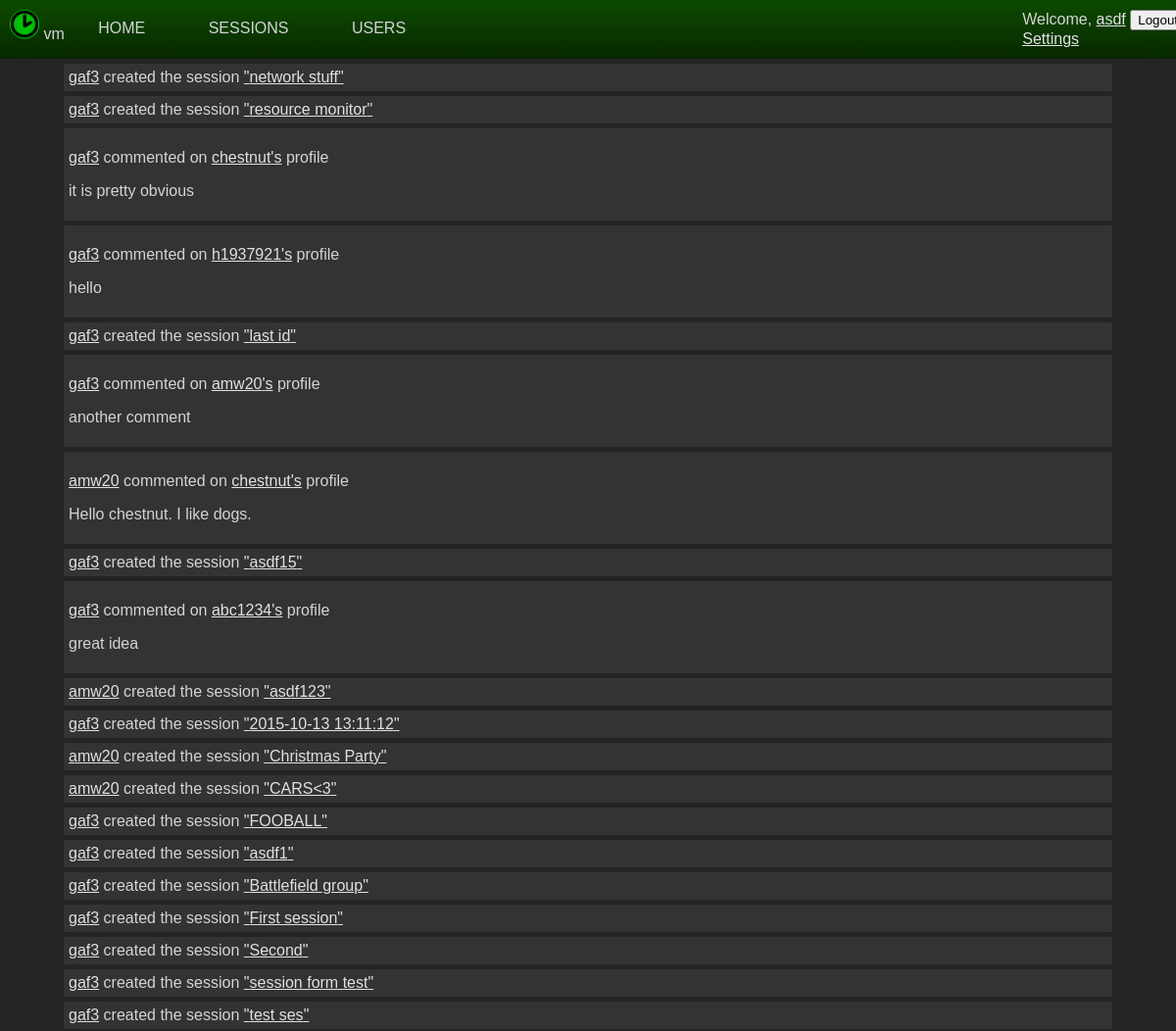
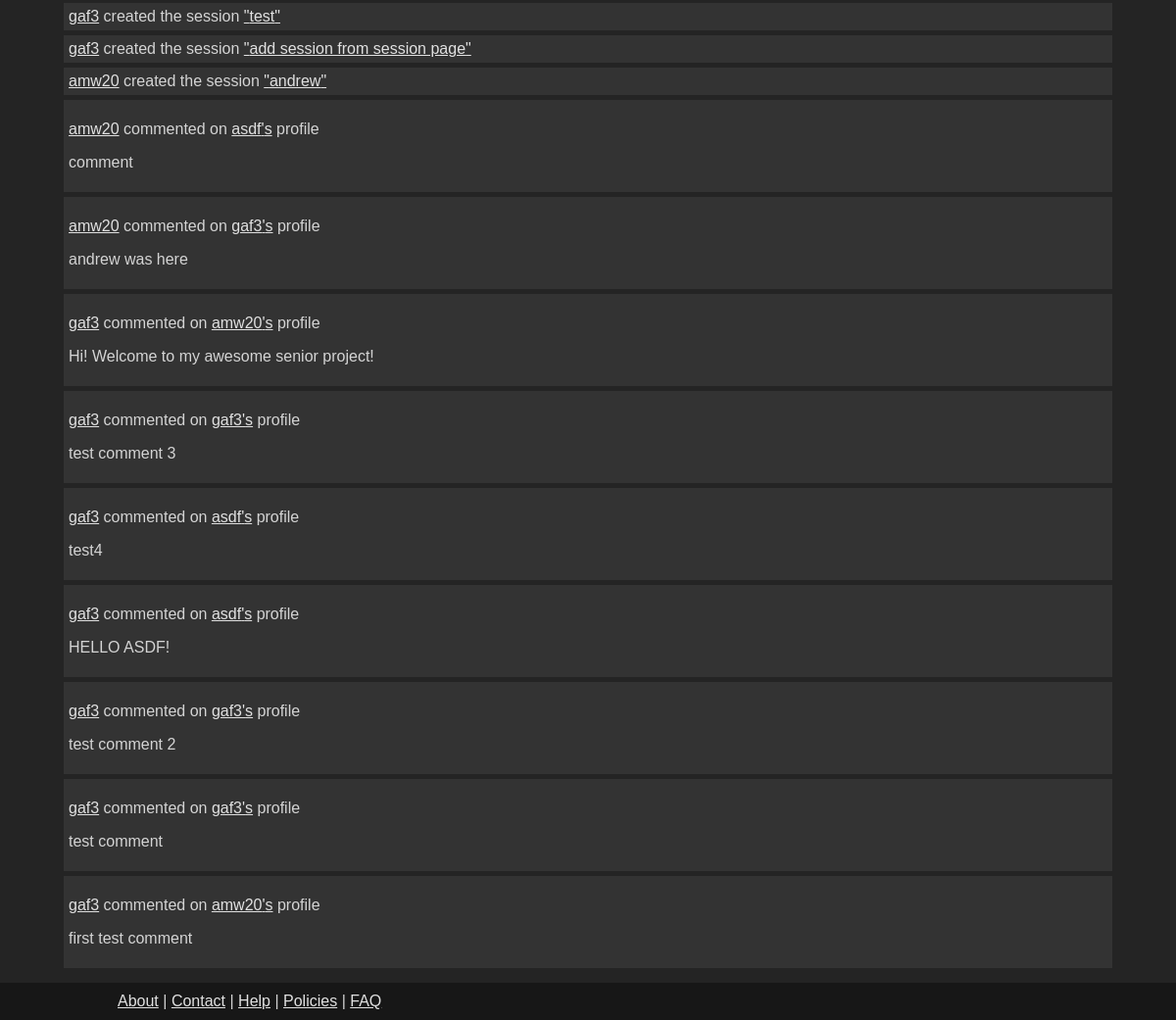
The page /chronosynk/index.php (signed in) on the database its author committed (2 pictures, top to bottom).
### tables this page shows
CREATE TABLE IF NOT EXISTS `session` (
  `sessionID` int(11) NOT NULL AUTO_INCREMENT,
  `title` varchar(50) NOT NULL,
  `description` varchar(1000) DEFAULT NULL,
  `password` text NOT NULL,
  `start` datetime NOT NULL,
  `end` datetime NOT NULL,
  `visibility` int(11) NOT NULL DEFAULT '0',
  `leader` int(11) NOT NULL,
  `cap` int(11) NOT NULL DEFAULT '0',
  `timestamp` datetime NOT NULL DEFAULT CURRENT_TIMESTAMP,
  `updated` datetime NOT NULL DEFAULT CURRENT_TIMESTAMP ON UPDATE CURRENT_TIMESTAMP,
  PRIMARY KEY (`sessionID`),
  KEY `start` (`start`,`end`),
  KEY `visibility` (`visibility`)
);

CREATE TABLE IF NOT EXISTS `user` (
  `userID` int(11) NOT NULL AUTO_INCREMENT,
  `username` varchar(20) NOT NULL,
  `email` varchar(50) NOT NULL,
  `password` text NOT NULL,
  `timestamp` timestamp NOT NULL DEFAULT CURRENT_TIMESTAMP,
  `bio` varchar(1000) NOT NULL DEFAULT 'This is my bio!',
  `privacy` int(11) NOT NULL DEFAULT '0',
  `recovery` text,
  `permission` int(11) NOT NULL DEFAULT '0' COMMENT '0 = default, 10 = mod, 20 = admin',
  `emailVerify` text,
  PRIMARY KEY (`userID`)
);

CREATE TABLE IF NOT EXISTS `comment` (
  `parentID` int(11) NOT NULL,
  `timestamp` datetime NOT NULL DEFAULT CURRENT_TIMESTAMP,
  `text` varchar(1000) NOT NULL,
  `reply` int(11) DEFAULT NULL,
  `commentID` int(11) NOT NULL AUTO_INCREMENT,
  `type` text NOT NULL,
  `userID` int(11) DEFAULT NULL,
  PRIMARY KEY (`commentID`),
  KEY `parentID` (`parentID`),
  KEY `reply` (`reply`),
  KEY `parentID_2` (`parentID`),
  KEY `userID` (`userID`)
);

### chronosynk/index.php (the view, shortened to what this page needs)
<!DOCTYPE html PUBLIC "-//W3C//DTD XHTML 1.0 Transitional//EN" "http://www.w3.org/TR/xhtml1/DTD/xhtml1-transitional.dtd">
<html xmlns="http://www.w3.org/1999/xhtml">
<head>
</head>
<body>
	<?php
		include('/includes/header.php');
		if(isset($_SESSION['username']))
		{
			$results = false;
			$dbConnection = new mysqli("localhost", "chronoRead", "password", "chronosynk");
			$stmt = $dbConnection->prepare('
				select commentID, text, u1.username as poster, u2.username as target, u1.userid as posterID, u2.userid as targetID, comment.timestamp, "comment"
				from comment
				join user as u1
				on comment.userid = u1.userid
				join user as u2
				on comment.parentid = u2.userid
				where comment.userid in
					(select user.userid
					from user
					where user.userid in
						(select toid
				    	from friend
				    	where (fromid = ?) and status = 1)
					or user.userid in
						(select fromid
				    	from friend
				    	where toid = ? and status = 1))
				order by comment.timestamp desc');
			$stmt->bind_param('ii', $_SESSION['userID'], $_SESSION['userID']);
			$executed = $stmt->execute();
			$result = $stmt->get_result();
			$i = 0;
			while ($row = $result->fetch_assoc())
			{
				$results[$i] = $row;
				$i++;
			}
			$stmt = $dbConnection->prepare('
				select session.timestamp, title, username, "session", userid, sessionid
				from session
				join user
				on user.userid = session.leader
			    where user.userid in
			    	(select user.userid
					from user
					where user.userid in
						(select toid
			    		from friend
			    		where (fromid = ?) and status = 1)
					or user.userid in
						(select fromid
			    		from friend
			    		where toid = ? and status = 1))
				order by session.timestamp;');
			$stmt->bind_param('ii', $_SESSION['userID'], $_SESSION['userID']);
			$stmt->execute();
			$result = $stmt->get_result();
			while ($row = $result->fetch_assoc())
			{
				$results[$i] = $row;
				$i++;
			}
			$sorted = false;
			while (!$sorted)
			{
				$sorted = true;
				for ($i = 0; $i < count($results) - 1; $i++)
				{
					if ($results[$i]['timestamp'] < $results[$i + 1]['timestamp'])
					{
						$temp = $results[$i];
						$results[$i] = $results[$i + 1];
						$results[$i + 1] = $temp;
						$sorted = false;
					}
				}
			}
			for ($i = 0; $i < count($results) && $results; $i++)
			{
				echo '<div class="activity">';
				$row = $results[$i];
				if (!empty($row['comment']))
				{
					echo '<p><a href="/chronosynk/user/?user='.$row['posterID'].'">'.$row['poster'].'</a> commented on <a href="/chronosynk/user/?user='.$row['targetID'].'">'.$row['target'].'\'s</a> profile</p>
						<p>'.htmlspecialchars($row['text']).'</p>';
				}
				else if (!empty($row['session']))
				{
					echo '<a href="/chronosynk/user/?user='.$row['userid'].'">'.$row['username'].
						'</a> created the session <a href="/chronosynk/sessions/view/?session='.$row['sessionid'].'">"'.$row['title'].'"</a>';
				}
				echo '</div>';
			}
		}
		include('/includes/footer.php');
	?>
</body>
</html>

### chronosynk/styles.css (style rules this page uses)
html, body { background-color: #242424; color: #D4D4D4; }
a:visited, a:link { color: #E1E1E1; }
html, body { padding: 0px; margin: 0px; font-family: Arial, Helvetica, sans-serif; }
.activity { background-color: #333333; padding: 5px; margin: 5px; }

### rows shown on the page
session: user.username "gaf3", title "network stuff"
session: user.username "gaf3", title "resource monitor"
comment: userID.username "gaf3", user.username "chestnut", text "it is pretty obvious"
comment: userID.username "gaf3", user.username "h1937921", text "hello"
session: user.username "gaf3", title "last id"
comment: userID.username "gaf3", user.username "amw20", text "another comment"
comment: userID.username "amw20", user.username "chestnut", text "Hello chestnut. I like dogs."
session: user.username "gaf3", title "asdf15"
comment: userID.username "gaf3", user.username "abc1234", text "great idea"
session: user.username "amw20", title "asdf123"
session: user.username "gaf3", title "2015-10-13 13:11:12"
session: user.username "amw20", title "Christmas Party"
session: user.username "amw20", title "CARS<3"
session: user.username "gaf3", title "FOOBALL"
session: user.username "gaf3", title "asdf1"
session: user.username "gaf3", title "Battlefield group"
session: user.username "gaf3", title "First session"
session: user.username "gaf3", title "Second"
session: user.username "gaf3", title "session form test"
session: user.username "gaf3", title "test ses"
session: user.username "gaf3", title "test"
session: user.username "gaf3", title "add session from session page"
session: user.username "amw20", title "andrew"
comment: userID.username "amw20", user.username "asdf", text "comment"
comment: userID.username "amw20", user.username "gaf3", text "andrew was here"
comment: userID.username "gaf3", user.username "amw20", text "Hi! Welcome to my awesome senior project!"
comment: userID.username "gaf3", text "test comment 3"
comment: userID.username "gaf3", user.username "asdf", text "test4"
comment: userID.username "gaf3", user.username "asdf", text "HELLO ASDF!"
comment: userID.username "gaf3", text "test comment 2"
comment: userID.username "gaf3", text "test comment"
comment: userID.username "gaf3", user.username "amw20", text "first test comment"

### other values the page prints
getHostByName(getHostName()) "vm"
$_SESSION['username'] "asdf"
